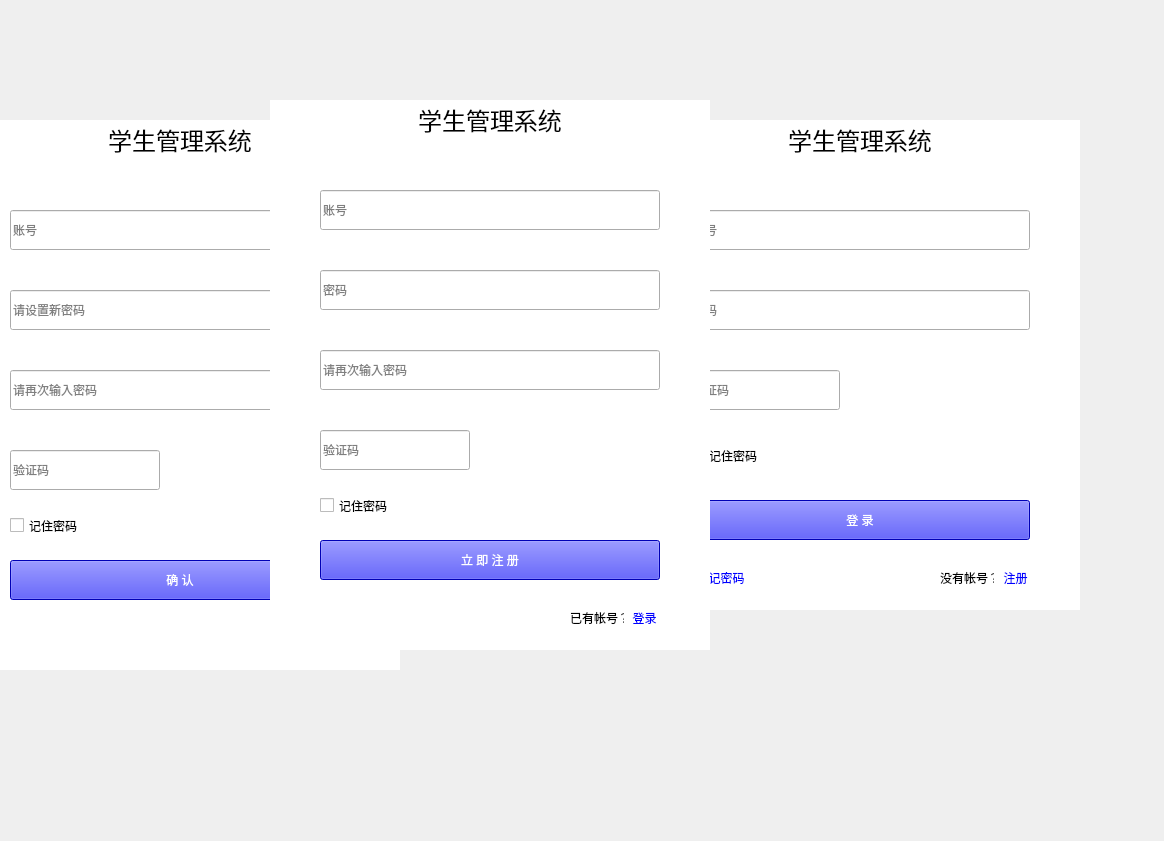
<?xml version="1.0" encoding="UTF-8"?>
<ui version="4.0">
 <class>LoginPageClass</class>
 <widget class="QWidget" name="LoginPageClass">
  <property name="geometry">
   <rect>
    <x>0</x>
    <y>0</y>
    <width>1164</width>
    <height>841</height>
   </rect>
  </property>
  <property name="windowTitle">
   <string>LoginPage</string>
  </property>
  <property name="styleSheet">
   <string notr="true">#LoginWiget,#RegWiget,#ForgetPassword{
	background-color: rgb(255, 255, 255);
}

#LoginPageClass QLineEdit:hover{
	

}

#LoginPageClass QLineEdit:focus{
	
	background-color: rgb(85, 255, 255);
}
</string>
  </property>
  <widget class="QWidget" name="ForgetPassword" native="true">
   <property name="geometry">
    <rect>
     <x>-40</x>
     <y>120</y>
     <width>440</width>
     <height>550</height>
    </rect>
   </property>
   <widget class="QLabel" name="label_3">
    <property name="geometry">
     <rect>
      <x>0</x>
      <y>0</y>
      <width>440</width>
      <height>40</height>
     </rect>
    </property>
    <property name="text">
     <string>&lt;html&gt;&lt;head/&gt;&lt;body&gt;&lt;p&gt;&lt;span style=&quot; font-size:18pt;&quot;&gt;学生管理系统&lt;/span&gt;&lt;/p&gt;&lt;/body&gt;&lt;/html&gt;</string>
    </property>
    <property name="alignment">
     <set>Qt::AlignmentFlag::AlignCenter</set>
    </property>
   </widget>
   <widget class="QLineEdit" name="User_ID">
    <property name="geometry">
     <rect>
      <x>50</x>
      <y>90</y>
      <width>340</width>
      <height>40</height>
     </rect>
    </property>
    <property name="placeholderText">
     <string>账号</string>
    </property>
   </widget>
   <widget class="QLineEdit" name="setNew_password1">
    <property name="geometry">
     <rect>
      <x>50</x>
      <y>170</y>
      <width>340</width>
      <height>40</height>
     </rect>
    </property>
    <property name="placeholderText">
     <string>请设置新密码</string>
    </property>
   </widget>
   <widget class="QLineEdit" name="setNew_password2">
    <property name="geometry">
     <rect>
      <x>50</x>
      <y>250</y>
      <width>340</width>
      <height>40</height>
     </rect>
    </property>
    <property name="placeholderText">
     <string>请再次输入密码</string>
    </property>
   </widget>
   <widget class="QLineEdit" name="verification_2">
    <property name="geometry">
     <rect>
      <x>50</x>
      <y>330</y>
      <width>150</width>
      <height>40</height>
     </rect>
    </property>
    <property name="placeholderText">
     <string>验证码</string>
    </property>
   </widget>
   <widget class="QPushButton" name="affirm">
    <property name="geometry">
     <rect>
      <x>50</x>
      <y>440</y>
      <width>340</width>
      <height>40</height>
     </rect>
    </property>
    <property name="styleSheet">
     <string notr="true">#affirm{
font: 14pt &quot;Microsoft YaHei UI&quot;;
	background-color: rgb(0, 0, 255);
	color: rgb(255, 255, 255);
}
#LoginBtn1:checked,
#LoginBtn1:pressed{
    background-color: rgb(100,100,100);
}
#affirm:hover{
	background-color: rgb(170, 0, 255);
}
</string>
    </property>
    <property name="text">
     <string>确 认</string>
    </property>
   </widget>
   <widget class="QCheckBox" name="checkBox_2">
    <property name="geometry">
     <rect>
      <x>50</x>
      <y>390</y>
      <width>71</width>
      <height>31</height>
     </rect>
    </property>
    <property name="styleSheet">
     <string notr="true">#checkBox_2:checked{
	color: rgb(0, 0, 255);

}
#checkBox_2:indicator:checked{

	
}</string>
    </property>
    <property name="text">
     <string>记住密码</string>
    </property>
   </widget>
   <widget class="QPushButton" name="return_home">
    <property name="geometry">
     <rect>
      <x>340</x>
      <y>510</y>
      <width>50</width>
      <height>20</height>
     </rect>
    </property>
    <property name="styleSheet">
     <string notr="true">#return_home{
	color: rgb(0, 0, 255);
	border:none;
}
#return_home:hover{
	background-color: rgb(170, 0, 255);
}</string>
    </property>
    <property name="text">
     <string>返回首页</string>
    </property>
   </widget>
   <widget class="ClickLabel" name="verificationCode_2">
    <property name="geometry">
     <rect>
      <x>260</x>
      <y>330</y>
      <width>130</width>
      <height>40</height>
     </rect>
    </property>
    <property name="text">
     <string/>
    </property>
    <property name="pixmap">
     <pixmap resource="Resource.qrc">:/Resources/yzm.gif</pixmap>
    </property>
    <property name="scaledContents">
     <bool>true</bool>
    </property>
    <property name="wordWrap">
     <bool>false</bool>
    </property>
   </widget>
  </widget>
  <widget class="QWidget" name="LoginWiget" native="true">
   <property name="geometry">
    <rect>
     <x>640</x>
     <y>120</y>
     <width>440</width>
     <height>490</height>
    </rect>
   </property>
   <widget class="QLabel" name="label_5">
    <property name="geometry">
     <rect>
      <x>0</x>
      <y>0</y>
      <width>440</width>
      <height>40</height>
     </rect>
    </property>
    <property name="text">
     <string>&lt;html&gt;&lt;head/&gt;&lt;body&gt;&lt;p&gt;&lt;span style=&quot; font-size:18pt;&quot;&gt;学生管理系统&lt;/span&gt;&lt;/p&gt;&lt;/body&gt;&lt;/html&gt;</string>
    </property>
    <property name="alignment">
     <set>Qt::AlignmentFlag::AlignCenter</set>
    </property>
   </widget>
   <widget class="QLineEdit" name="User_ID_3">
    <property name="geometry">
     <rect>
      <x>50</x>
      <y>90</y>
      <width>340</width>
      <height>40</height>
     </rect>
    </property>
    <property name="placeholderText">
     <string>账号</string>
    </property>
   </widget>
   <widget class="QLineEdit" name="setNew_password1_3">
    <property name="geometry">
     <rect>
      <x>50</x>
      <y>170</y>
      <width>340</width>
      <height>40</height>
     </rect>
    </property>
    <property name="text">
     <string/>
    </property>
    <property name="cursorPosition">
     <number>0</number>
    </property>
    <property name="placeholderText">
     <string>密码</string>
    </property>
   </widget>
   <widget class="QLineEdit" name="verification_4">
    <property name="geometry">
     <rect>
      <x>50</x>
      <y>250</y>
      <width>150</width>
      <height>40</height>
     </rect>
    </property>
    <property name="placeholderText">
     <string>验证码</string>
    </property>
   </widget>
   <widget class="QPushButton" name="LoginBtn1">
    <property name="geometry">
     <rect>
      <x>50</x>
      <y>380</y>
      <width>340</width>
      <height>40</height>
     </rect>
    </property>
    <property name="styleSheet">
     <string notr="true">#LoginBtn1{
font: 14pt &quot;Microsoft YaHei UI&quot;;
	background-color: rgb(0, 0, 255);
	color: rgb(255, 255, 255);
}
#LoginBtn1:checked,
#LoginBtn1:pressed{
    background-color: rgb(100,100,100);
}
#LoginBtn1:hover{
	background-color: rgb(170, 0, 255);
}</string>
    </property>
    <property name="text">
     <string>登 录</string>
    </property>
    <property name="autoDefault">
     <bool>false</bool>
    </property>
   </widget>
   <widget class="QCheckBox" name="checkBox_1">
    <property name="geometry">
     <rect>
      <x>50</x>
      <y>320</y>
      <width>71</width>
      <height>31</height>
     </rect>
    </property>
    <property name="styleSheet">
     <string notr="true">#checkBox_1:checked{
	color: rgb(0, 0, 255);

}
#checkBox_1:indicator:checked{

	
}</string>
    </property>
    <property name="text">
     <string>记住密码</string>
    </property>
   </widget>
   <widget class="QPushButton" name="RegBtn2">
    <property name="geometry">
     <rect>
      <x>360</x>
      <y>450</y>
      <width>31</width>
      <height>16</height>
     </rect>
    </property>
    <property name="styleSheet">
     <string notr="true">#RegBtn2{
	color: rgb(0, 0, 255);
	border:none;
}
#RegBtn2:hover{
	background-color: rgb(170, 0, 255);
}</string>
    </property>
    <property name="text">
     <string>注册</string>
    </property>
   </widget>
   <widget class="ClickLabel" name="verificationCode_4">
    <property name="geometry">
     <rect>
      <x>260</x>
      <y>250</y>
      <width>130</width>
      <height>40</height>
     </rect>
    </property>
    <property name="text">
     <string/>
    </property>
    <property name="pixmap">
     <pixmap resource="Resource.qrc">:/Resources/yzm.gif</pixmap>
    </property>
    <property name="scaledContents">
     <bool>true</bool>
    </property>
    <property name="wordWrap">
     <bool>false</bool>
    </property>
   </widget>
   <widget class="QLabel" name="label_2">
    <property name="geometry">
     <rect>
      <x>300</x>
      <y>450</y>
      <width>54</width>
      <height>16</height>
     </rect>
    </property>
    <property name="text">
     <string>没有帐号？</string>
    </property>
   </widget>
   <widget class="QPushButton" name="ForgetPasswordBtn">
    <property name="geometry">
     <rect>
      <x>50</x>
      <y>450</y>
      <width>61</width>
      <height>16</height>
     </rect>
    </property>
    <property name="styleSheet">
     <string notr="true">#ForgetPasswordBtn{
	color: rgb(0, 0, 255);
	border:none;
}
#ForgetPasswordBtn:hover{
	background-color: rgb(170, 0, 255);
}</string>
    </property>
    <property name="text">
     <string>忘记密码</string>
    </property>
   </widget>
  </widget>
  <widget class="QWidget" name="RegWiget" native="true">
   <property name="geometry">
    <rect>
     <x>270</x>
     <y>100</y>
     <width>440</width>
     <height>550</height>
    </rect>
   </property>
   <widget class="QLabel" name="label_4">
    <property name="geometry">
     <rect>
      <x>0</x>
      <y>0</y>
      <width>440</width>
      <height>40</height>
     </rect>
    </property>
    <property name="text">
     <string>&lt;html&gt;&lt;head/&gt;&lt;body&gt;&lt;p&gt;&lt;span style=&quot; font-size:18pt;&quot;&gt;学生管理系统&lt;/span&gt;&lt;/p&gt;&lt;/body&gt;&lt;/html&gt;</string>
    </property>
    <property name="alignment">
     <set>Qt::AlignmentFlag::AlignCenter</set>
    </property>
   </widget>
   <widget class="QLineEdit" name="User_ID_2">
    <property name="geometry">
     <rect>
      <x>50</x>
      <y>90</y>
      <width>340</width>
      <height>40</height>
     </rect>
    </property>
    <property name="placeholderText">
     <string>账号</string>
    </property>
   </widget>
   <widget class="QLineEdit" name="setNew_password1_2">
    <property name="geometry">
     <rect>
      <x>50</x>
      <y>170</y>
      <width>340</width>
      <height>40</height>
     </rect>
    </property>
    <property name="placeholderText">
     <string>密码</string>
    </property>
   </widget>
   <widget class="QLineEdit" name="setNew_password2_2">
    <property name="geometry">
     <rect>
      <x>50</x>
      <y>250</y>
      <width>340</width>
      <height>40</height>
     </rect>
    </property>
    <property name="placeholderText">
     <string>请再次输入密码</string>
    </property>
   </widget>
   <widget class="QLineEdit" name="verification_3">
    <property name="geometry">
     <rect>
      <x>50</x>
      <y>330</y>
      <width>150</width>
      <height>40</height>
     </rect>
    </property>
    <property name="placeholderText">
     <string>验证码</string>
    </property>
   </widget>
   <widget class="QPushButton" name="RegBtn1">
    <property name="geometry">
     <rect>
      <x>50</x>
      <y>440</y>
      <width>340</width>
      <height>40</height>
     </rect>
    </property>
    <property name="styleSheet">
     <string notr="true">#RegBtn1{
font: 14pt &quot;Microsoft YaHei UI&quot;;
	background-color: rgb(0, 0, 255);
	color: rgb(255, 255, 255);
}
#LoginBtn1:checked,
#LoginBtn1:pressed{
    background-color: rgb(100,100,100);
}
#RegBtn1:hover{
	background-color: rgb(170, 0, 255);
}
</string>
    </property>
    <property name="text">
     <string>立 即 注 册</string>
    </property>
    <property name="autoDefault">
     <bool>false</bool>
    </property>
   </widget>
   <widget class="QCheckBox" name="checkBox_3">
    <property name="geometry">
     <rect>
      <x>50</x>
      <y>390</y>
      <width>71</width>
      <height>31</height>
     </rect>
    </property>
    <property name="styleSheet">
     <string notr="true">#checkBox_3:checked{
	color: rgb(0, 0, 255);

}
#checkBox_3:indicator:checked{

	
}</string>
    </property>
    <property name="text">
     <string>记住密码</string>
    </property>
   </widget>
   <widget class="QPushButton" name="LoginBtn2">
    <property name="geometry">
     <rect>
      <x>359</x>
      <y>510</y>
      <width>31</width>
      <height>16</height>
     </rect>
    </property>
    <property name="styleSheet">
     <string notr="true">#LoginBtn2{
	color: rgb(0, 0, 255);
	border:none;
}
#LoginBtn2:hover{
	background-color: rgb(170, 0, 255);
}</string>
    </property>
    <property name="text">
     <string>登录</string>
    </property>
   </widget>
   <widget class="ClickLabel" name="verificationCode_3">
    <property name="geometry">
     <rect>
      <x>260</x>
      <y>330</y>
      <width>130</width>
      <height>40</height>
     </rect>
    </property>
    <property name="text">
     <string/>
    </property>
    <property name="pixmap">
     <pixmap resource="Resource.qrc">:/Resources/yzm.gif</pixmap>
    </property>
    <property name="scaledContents">
     <bool>true</bool>
    </property>
    <property name="wordWrap">
     <bool>false</bool>
    </property>
   </widget>
   <widget class="QLabel" name="label">
    <property name="geometry">
     <rect>
      <x>300</x>
      <y>510</y>
      <width>54</width>
      <height>16</height>
     </rect>
    </property>
    <property name="text">
     <string>已有帐号？</string>
    </property>
   </widget>
  </widget>
 </widget>
 <layoutdefault spacing="6" margin="11"/>
 <customwidgets>
  <customwidget>
   <class>ClickLabel</class>
   <extends>QLabel</extends>
   <header>Common/Widgets/ClickLabel.h</header>
  </customwidget>
 </customwidgets>
 <resources>
  <include location="Resource.qrc"/>
  <include location="Resource.qrc"/>
  <include location="Resource.qrc"/>
  <include location="Resource.qrc"/>
 </resources>
 <connections/>
</ui>
